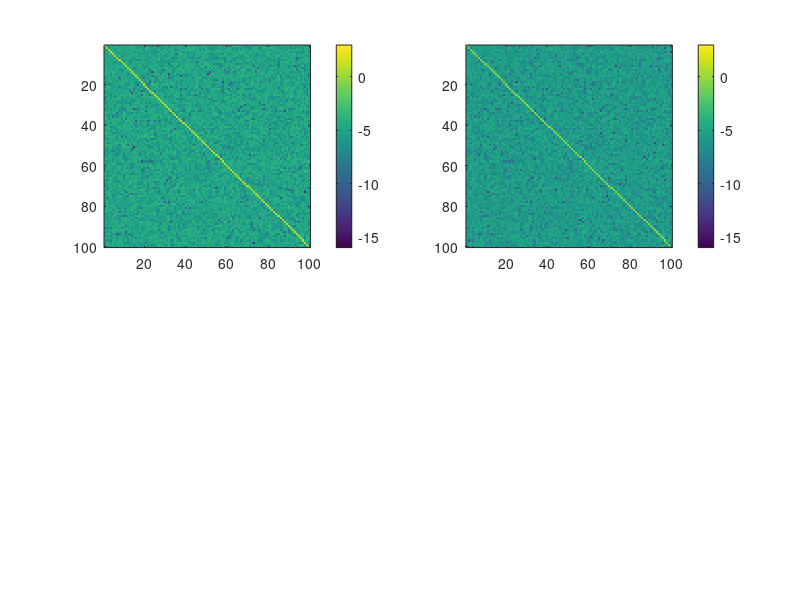

The MATLAB script that drew this image: (Note: this script raises an error after producing the figure.)
close all

n = 100;

d = linspace(1.2,0.8,n);
g = linspace(1,n,n);
[Q,~] = qr(randn(n));

A = Q*diag(d)*Q';
Ag = Q*diag((0.8).^g)*Q';
Aa = Q*diag(g.^(-2))*Q';

subplot(2,2,1)
imagesc(log(abs(A+eye(n))), [-16,3])
colorbar

subplot(2,2,2)
imagesc(log(abs(logm(A+eye(n)))), [-16,3])
colorbar

l = 30;

[U,Lhat] = Nystrom(A,l);
Pl = U*(Lhat+eye(l))^-0.5*U' + (eye(n) - U*U');

subplot(2,2,3)
imagesc(log(abs(Pl*(A+eye(n))*Pl)), [-16,3])
colorbar

subplot(2,2,4)
imagesc(log(abs(logm(Pl*(A+eye(n))*Pl))), [-16,3])
colorbar


figure(2)

subplot(2,2,1)
imagesc(log(abs(Ag+eye(n))), [-16,3])
colorbar

subplot(2,2,2)
imagesc(log(abs(logm(Ag+eye(n)))), [-16,3])
colorbar

l = 30;

[Ug,Lghat] = Nystrom(Ag,l);
Pgl = Ug*(Lghat+eye(l))^-0.5*Ug' + (eye(n) - Ug*Ug');

subplot(2,2,3)
imagesc(log(abs(Pgl*(Ag+eye(n))*Pgl)), [-16,3])
colorbar

subplot(2,2,4)
imagesc(log(abs(logm(Pgl*(Ag+eye(n))*Pgl))), [-16,3])
colorbar


figure(3)

subplot(2,2,1)
imagesc(log(abs(Aa+eye(n))), [-16,3])
colorbar

subplot(2,2,2)
imagesc(log(abs(logm(Aa+eye(n)))), [-16,3])
colorbar

l = 30;

[Ua,Lahat] = Nystrom(Aa,l);
Pal = Ua*(Lahat+eye(l))^-0.5*Ua' + (eye(n) - Ua*Ua');

subplot(2,2,3)
imagesc(log(abs(Pal*(Aa+eye(n))*Pal)), [-16,3])
colorbar

subplot(2,2,4)
imagesc(log(abs(logm(Pal*(Aa+eye(n))*Pal))), [-16,3])
colorbar

figure
plot(eigs(A+eye(n),100))
hold on
plot(real(eigs(Pl*(A+eye(n))*Pl,100)))